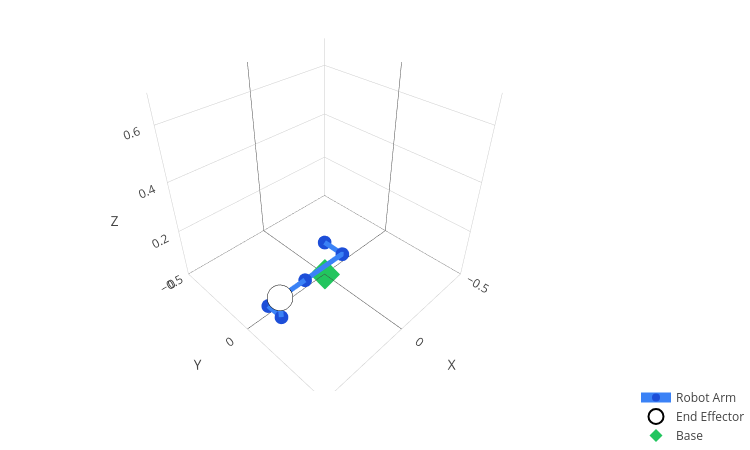

Notebook source saved alongside this figure:
### Code cell
import plotly.graph_objects as go
import streamlit as st


angles = ik_solution
frame_matrices = UR3_arm.forward_kinematics([0.0] + angles, full_kinematics=True)
x, y, z = zip(*[m[:3, 3] for m in frame_matrices])

# --- Camera presets ---
camera_presets = {
    "Isometric": dict(x=1.5, y=1.5, z=1.2),
    "Front": dict(x=0.0, y=2.5, z=0.5),
    "Side": dict(x=2.5, y=0.0, z=0.5),
    "Top": dict(x=0.0, y=0.0, z=3.0)
}


# --- Build 3D plot ---
fig = animation_plot(x, y, z, [], UR3_arm)
fig.update_layout(
    autosize=False,
    width=750,             # fixed width
    height=450,
    margin=dict(l=0, r=0, t=0, b=0),
    legend=dict(
            x=0.98, y=0.02, xanchor='left', yanchor='top',
         ),
         scene=dict(
            aspectmode='cube',
            xaxis=dict(title='X', range=[-0.5, 0.5]),
            yaxis=dict(title='Y', range=[-0.5, 0.5]),
            zaxis=dict(title='Z', range=[0, 0.7]),
         ),
         uirevision='static_scene'  # <— prevents re-layout across reruns
      )

fig.show()

### Figure 1 — Plotly figure (JSON) as saved in the notebook; plotly's stock layout.template omitted (floating-point values rounded to 4 significant figures)
{"data": [{"line": {"color": "rgb(59, 130, 246)", "width": 10}, "marker": {"color": "rgb(29, 78, 216)", "size": 8}, "mode": "lines+markers", "name": "Robot Arm", "showlegend": true, "type": "scatter3d", "x": [0, -4.268e-12, 0.2436, 0.4569, 0.4569, 0.4569], "y": [0, 0.1197, 0.1197, 0.1197, 0.2051, 0.2051], "z": [0.1519, 0.1519, 0.1519, 0.1519, 0.1519, 0.2338]}, {"marker": {"color": "rgb(255, 255, 255)", "line": {"color": "rgb(0, 0, 0)", "width": 2}, "size": 15}, "mode": "markers", "name": "End Effector", "showlegend": true, "type": "scatter3d", "x": [0.4569], "y": [0.2051], "z": [0.2338]}, {"marker": {"color": "rgb(34, 197, 94)", "size": 10, "symbol": "diamond"}, "mode": "markers", "name": "Base", "showlegend": true, "type": "scatter3d", "x": [0], "y": [0], "z": [0]}], "layout": {"autosize": false, "height": 450, "legend": {"x": 0.98, "xanchor": "left", "y": 0.02, "yanchor": "top"}, "margin": {"b": 0, "l": 0, "r": 0, "t": 0}, "scene": {"aspectmode": "cube", "xaxis": {"range": [-0.5, 0.5], "title": {"text": "X"}}, "yaxis": {"range": [-0.5, 0.5], "title": {"text": "Y"}}, "zaxis": {"range": [0, 0.7], "title": {"text": "Z"}}}, "uirevision": "static_scene", "width": 750}}
